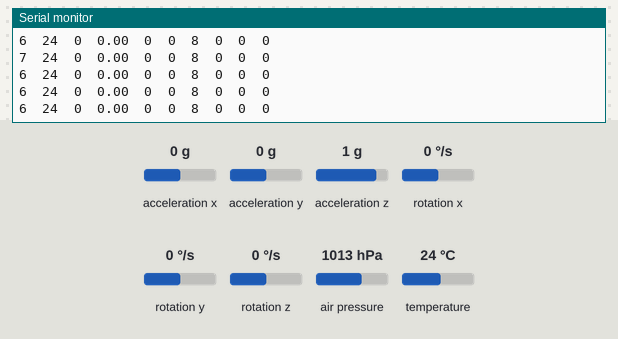
This sketch was run on a simulated Arduino Uno, built with avr-gcc and run on an emulated ATmega328P. On the bench: the last lines printed to the serial monitor. Inputs (shaded band) come from the test bench; at power-on: acceleration x 0 g, acceleration y 0 g, acceleration z 1 g, rotation x 0 °/s, rotation y 0 °/s, rotation z 0 °/s, air pressure 1013 hPa, temperature 24 °C.

Above: at 1.3 s.
1.4 s: acceleration x set to -1.4 g
At 1.75 s:
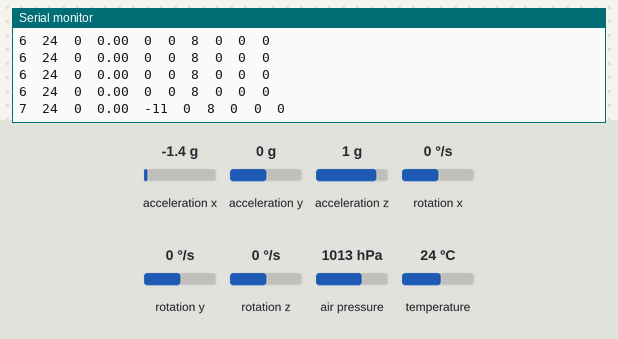
2.9 s: acceleration y set to -1.4 g
At 3.02 s:
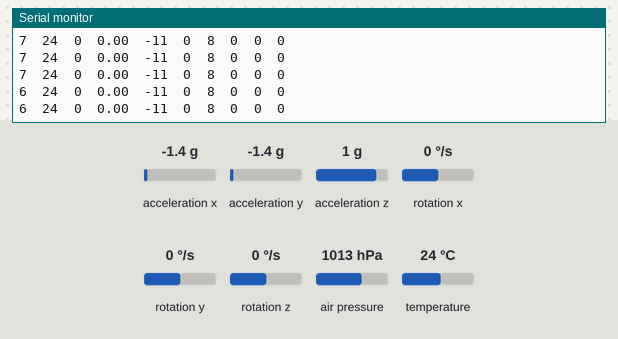
4.4 s: acceleration z set to -1.4 g
At 4.5 s:
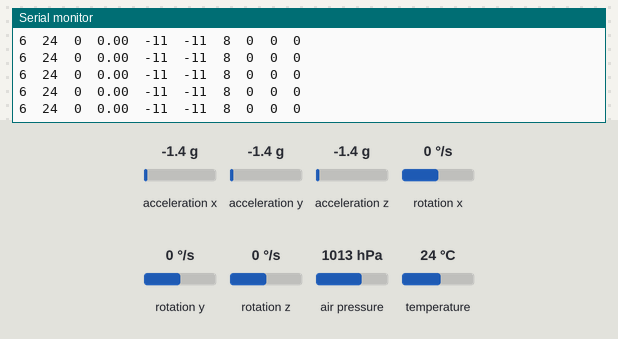
5.9 s: rotation x set to -192 °/s
At 5.98 s:
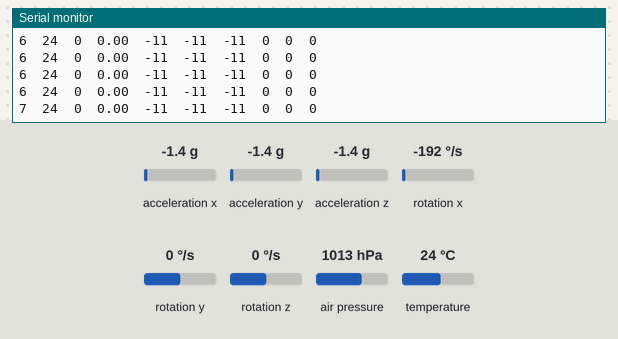
7.4 s: rotation y set to -192 °/s
At 7.46 s:
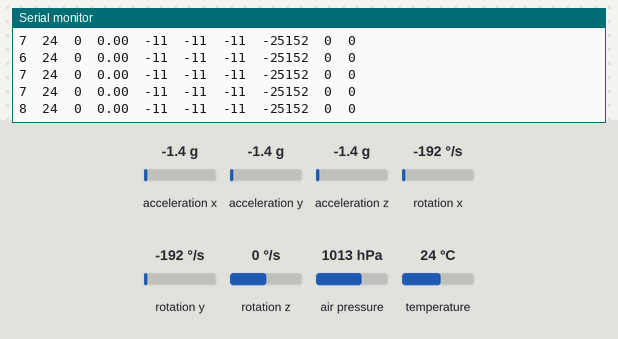
Timing chart, 0 to 9.9 s (numbered marks = the images above; inputs shaded):
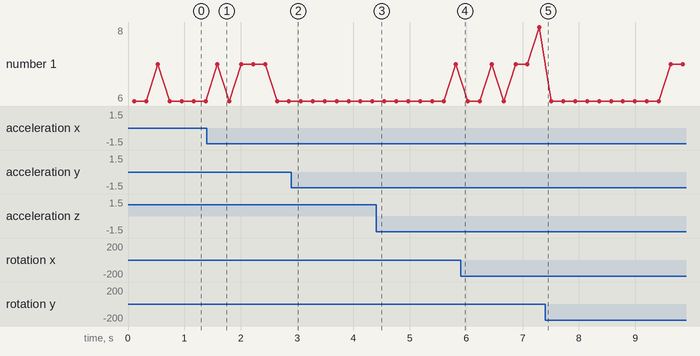

The sketch:

sensors.ino
```cpp
/*

  Arduino Rocket Computer

  Authors:
  -------------------
    Laureano Arcanio
    Jeremias Giorgi
    Martiniano Arcanio

  Contact Info
  -------------------
    laureano.arcanio@gmail.com

    Based on work from
    Boris du Reau / https://github.com/bdureau

*/
#include <EEPROM.h>
#include <Wire.h>
#include <Adafruit_BMP085.h>
#include <MPU6050.h>

MPU6050 mpu;
Adafruit_BMP085 bmp;
int ax, ay, az, gx, gy, gz;
float P0;

bool useMPUData = true;
int temp, altitudeInt, millisAtRead = 0;
float altitudeFloat;

void setup()
{
  Serial.begin(9600);
  Wire.begin();
  if (!bmp.begin(10))
  {
    Serial.println("BMP sensor failed!");
  }

  // MPU Sensor Initialisation
  mpu.initialize();
  if (!mpu.testConnection())
  {
    Serial.println("MPU Failed!");
    useMPUData = false;
  }

  float pressoureAccum = 0;
  for (int i = 0; i < 10; i++)
  {
    delay(10);
    pressoureAccum += bmp.readPressure();
  }

  P0 = pressoureAccum / 10;

}

void loop()
{
  millisAtRead = millis();
  temp = bmp.readTemperature();
  altitudeFloat = bmp.readAltitude(P0);
  altitudeInt = altitudeInt;


  Serial.print(millis() - millisAtRead);
  Serial.print("\t");
  Serial.print(temp);
  Serial.print("\t");
  Serial.print(altitudeInt);
  Serial.print("\t");
  Serial.print(altitudeFloat);
  Serial.print("\t");
  if (useMPUData == true)
  {
    mpu.getAcceleration(&ax, &ay, &az);
    mpu.getRotation(&gx, &gy, &gz);
    Serial.print(ax / 2048);
    Serial.print("\t");
    Serial.print(ay / 2048);
    Serial.print("\t");
    Serial.print(az / 2048);
    Serial.print("\t");
    Serial.print(gx);
    Serial.print("\t");
    Serial.print(gy);
    Serial.print("\t");
    Serial.print(gz);
  }
  Serial.println();
  delay(200);

}
```

Measured:
- after the input at 1.4 s, the serial monitor: prints a new line after 0.19 s (image 1)
